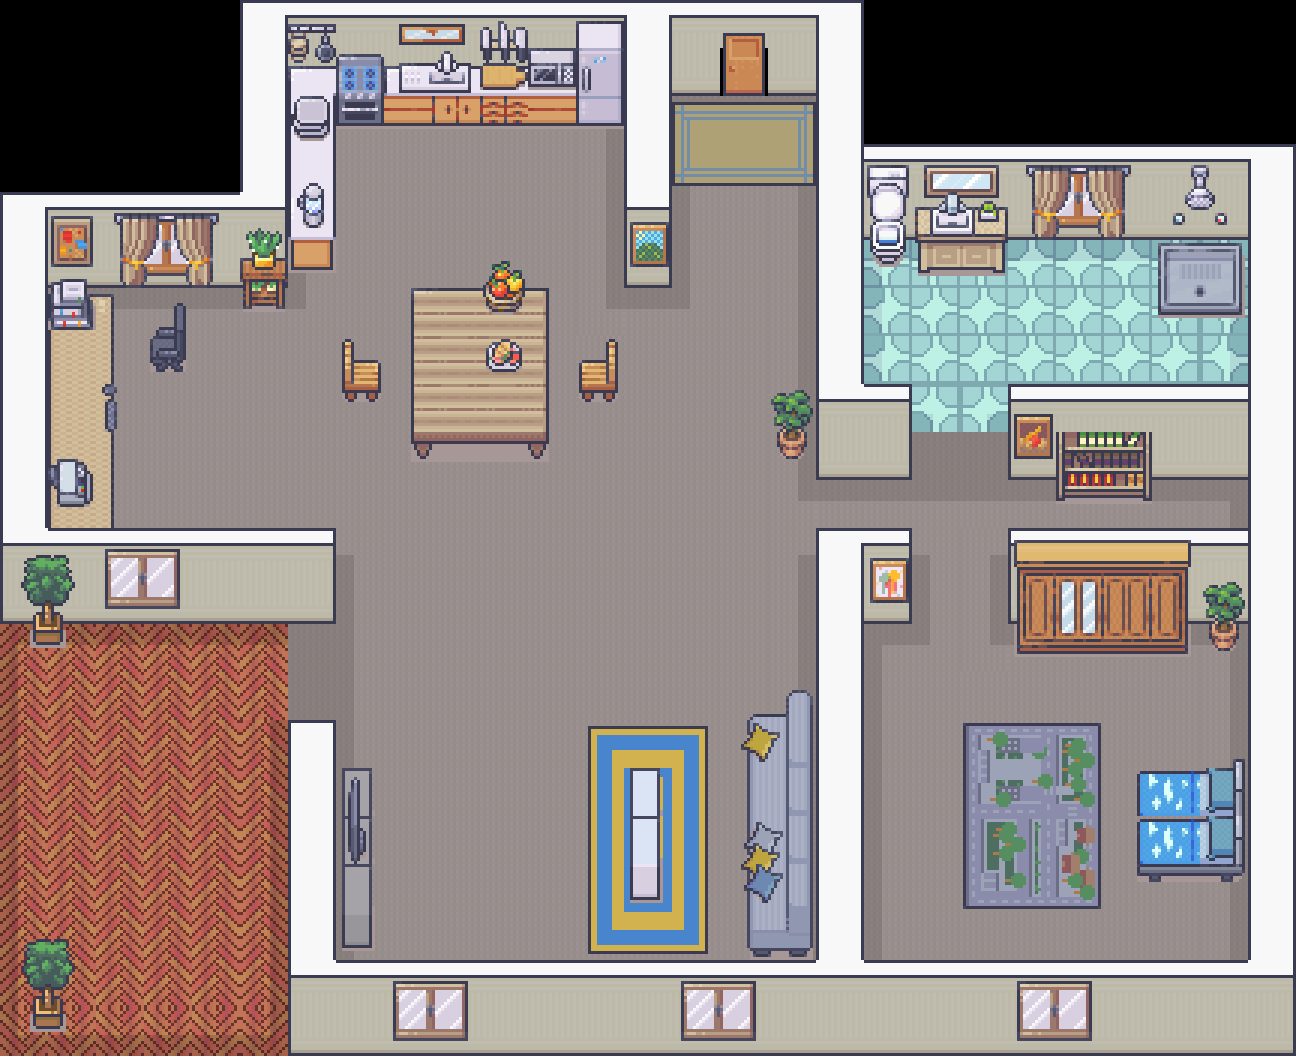

Tiled map render using the project's own tile images. Description and the map definition, with tile-layer contents summarised, below:
An orthogonal 27x22 tile map with 48x48 px tiles, 6 tile layers (Sol, Mur, Meuble_B, Meuble_W, ...), 7 tilesets.

<map version="1.10" tiledversion="1.11.2" orientation="orthogonal" renderorder="right-down" width="27" height="22" tilewidth="48" tileheight="48" infinite="0" nextlayerid="7" nextobjectid="1">
 <tileset firstgid="1" source="../tuile/tuile_exterieur.tsx" />
 <tileset firstgid="392" source="../tuile/tuile_interieur.tsx" />
 <tileset firstgid="1816" source="../tuile/bureau.tsx" />
 <tileset firstgid="2664" source="../tuile/salle de bain.tsx" />
 <tileset firstgid="3560" source="../tuile/cuisine.tsx" />
 <tileset firstgid="4344" source="../tuile/base.tsx" />
 <tileset firstgid="5144" source="../tuile/chambre.tsx" />
 <layer id="2" name="Sol" width="27" height="22">
  <data>[594 cells, 400 non-empty, 15 distinct tile ids]</data>
 </layer>
 <layer id="1" name="Mur" width="27" height="22">
  <data>[594 cells, 140 non-empty, 16 distinct tile ids]</data>
 </layer>
 <layer id="3" name="Meuble_B" width="27" height="22">
  <data>[594 cells, 101 non-empty, 60 distinct tile ids]</data>
 </layer>
 <layer id="4" name="Meuble_W" width="27" height="22">
  <data>[594 cells, 37 non-empty, 19 distinct tile ids]</data>
 </layer>
 <layer id="5" name="Meuble_H" width="27" height="22">
  <data>[594 cells, 92 non-empty, 60 distinct tile ids]</data>
 </layer>
 <layer id="6" name="Meuble_T" width="27" height="22">
  <data>[594 cells, 48 non-empty, 45 distinct tile ids]</data>
 </layer>
</map>
